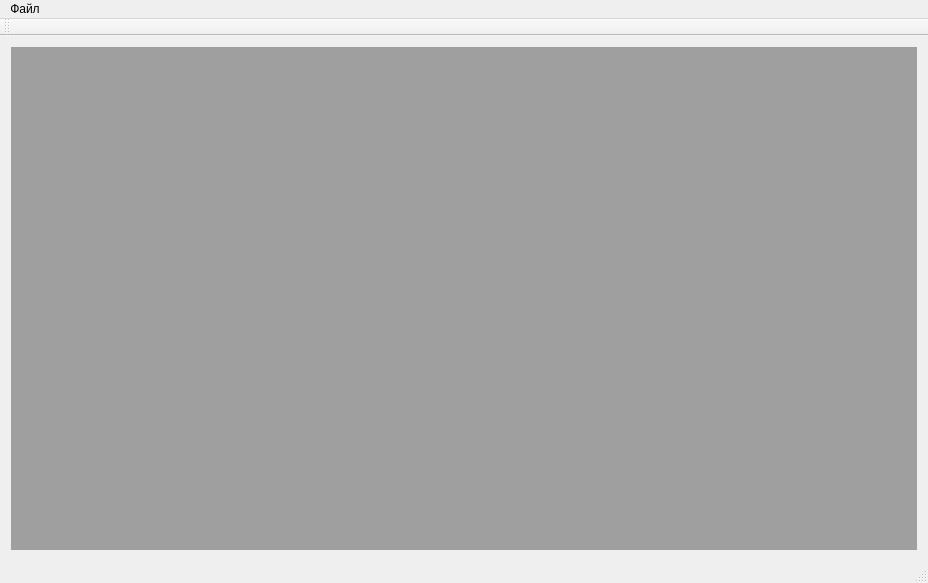
<?xml version="1.0" encoding="UTF-8"?>
<ui version="4.0">
 <class>MainWindow</class>
 <widget class="QMainWindow" name="MainWindow">
  <property name="geometry">
   <rect>
    <x>0</x>
    <y>0</y>
    <width>928</width>
    <height>583</height>
   </rect>
  </property>
  <property name="windowTitle">
   <string>MainWindow</string>
  </property>
  <widget class="QWidget" name="centralWidget">
   <layout class="QVBoxLayout" name="verticalLayout">
    <item>
     <widget class="QMdiArea" name="mdiArea"/>
    </item>
   </layout>
  </widget>
  <widget class="QMenuBar" name="menuBar">
   <property name="geometry">
    <rect>
     <x>0</x>
     <y>0</y>
     <width>928</width>
     <height>21</height>
    </rect>
   </property>
   <widget class="QMenu" name="menu">
    <property name="title">
     <string>Файл</string>
    </property>
    <addaction name="openFile"/>
    <addaction name="saveFile"/>
   </widget>
   <addaction name="menu"/>
  </widget>
  <widget class="QToolBar" name="mainToolBar">
   <attribute name="toolBarArea">
    <enum>TopToolBarArea</enum>
   </attribute>
   <attribute name="toolBarBreak">
    <bool>false</bool>
   </attribute>
  </widget>
  <widget class="QStatusBar" name="statusBar"/>
  <action name="openFile">
   <property name="text">
    <string>Открыть</string>
   </property>
  </action>
  <action name="saveFile">
   <property name="text">
    <string>Созранить</string>
   </property>
  </action>
 </widget>
 <layoutdefault spacing="6" margin="11"/>
 <resources/>
 <connections/>
</ui>
